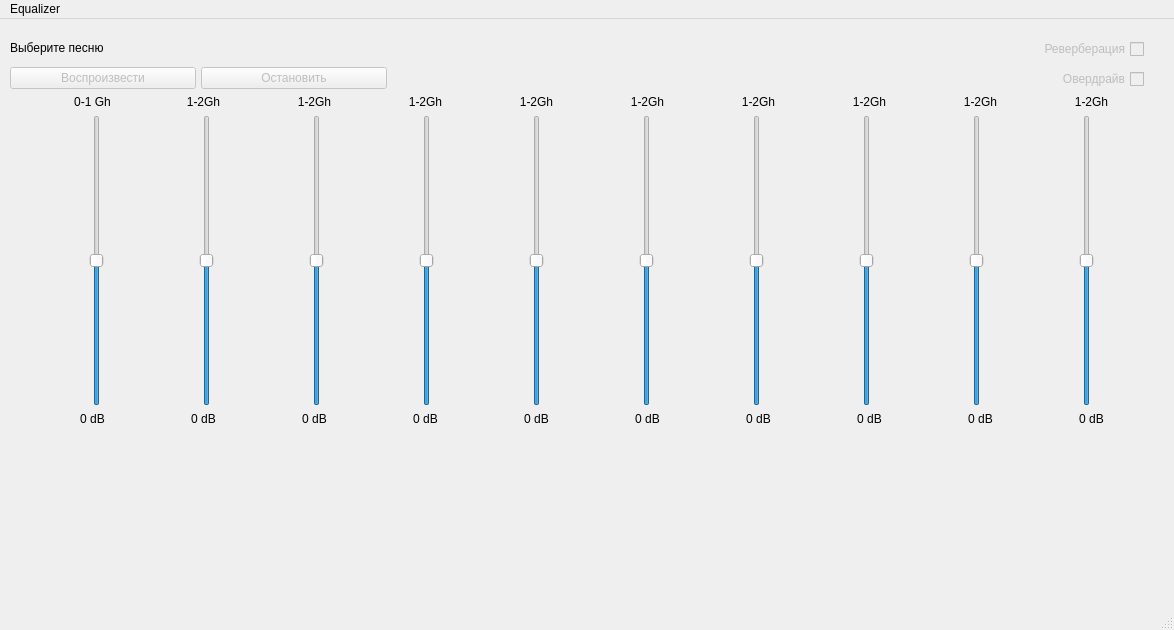
<?xml version="1.0" encoding="UTF-8"?>
<ui version="4.0">
 <class>MainWindow</class>
 <widget class="QMainWindow" name="MainWindow">
  <property name="geometry">
   <rect>
    <x>0</x>
    <y>0</y>
    <width>1174</width>
    <height>630</height>
   </rect>
  </property>
  <property name="windowTitle">
   <string>MainWindow</string>
  </property>
  <widget class="QWidget" name="centralwidget">
   <property name="enabled">
    <bool>true</bool>
   </property>
   <widget class="QWidget" name="verticalLayoutWidget_2">
    <property name="geometry">
     <rect>
      <x>0</x>
      <y>0</y>
      <width>1184</width>
      <height>581</height>
     </rect>
    </property>
    <layout class="QVBoxLayout" name="verticalLayout_2" stretch="1,0,5,0,3">
     <property name="topMargin">
      <number>20</number>
     </property>
     <item>
      <layout class="QHBoxLayout" name="horizontalLayout_3">
       <property name="spacing">
        <number>10</number>
       </property>
       <item>
        <layout class="QVBoxLayout" name="verticalLayout_5">
         <property name="leftMargin">
          <number>10</number>
         </property>
         <property name="rightMargin">
          <number>200</number>
         </property>
         <item>
          <widget class="QLabel" name="song_name_text">
           <property name="text">
            <string>Выберите песню</string>
           </property>
           <property name="margin">
            <number>10</number>
           </property>
          </widget>
         </item>
         <item>
          <layout class="QHBoxLayout" name="horizontalLayout_4">
           <property name="spacing">
            <number>5</number>
           </property>
           <property name="sizeConstraint">
            <enum>QLayout::SetDefaultConstraint</enum>
           </property>
           <property name="leftMargin">
            <number>0</number>
           </property>
           <item>
            <widget class="QPushButton" name="play_pause_button">
             <property name="enabled">
              <bool>false</bool>
             </property>
             <property name="text">
              <string>Воспроизвести</string>
             </property>
            </widget>
           </item>
           <item>
            <widget class="QPushButton" name="stop_button">
             <property name="enabled">
              <bool>false</bool>
             </property>
             <property name="text">
              <string>Остановить</string>
             </property>
            </widget>
           </item>
          </layout>
         </item>
        </layout>
       </item>
       <item>
        <layout class="QVBoxLayout" name="verticalLayout_4">
         <property name="rightMargin">
          <number>40</number>
         </property>
         <item>
          <widget class="QCheckBox" name="effect_1_checkbox">
           <property name="enabled">
            <bool>false</bool>
           </property>
           <property name="layoutDirection">
            <enum>Qt::RightToLeft</enum>
           </property>
           <property name="text">
            <string>Реверберация</string>
           </property>
          </widget>
         </item>
         <item>
          <widget class="QCheckBox" name="effect_2_checkbox">
           <property name="enabled">
            <bool>false</bool>
           </property>
           <property name="layoutDirection">
            <enum>Qt::RightToLeft</enum>
           </property>
           <property name="text">
            <string>Овердрайв</string>
           </property>
          </widget>
         </item>
        </layout>
       </item>
      </layout>
     </item>
     <item>
      <layout class="QHBoxLayout" name="freq_labels_layout">
       <property name="leftMargin">
        <number>40</number>
       </property>
       <property name="rightMargin">
        <number>40</number>
       </property>
       <item>
        <widget class="QLabel" name="label_10">
         <property name="text">
          <string>0-1 Gh</string>
         </property>
         <property name="alignment">
          <set>Qt::AlignCenter</set>
         </property>
        </widget>
       </item>
       <item>
        <widget class="QLabel" name="label_7">
         <property name="text">
          <string>1-2Gh</string>
         </property>
         <property name="alignment">
          <set>Qt::AlignCenter</set>
         </property>
        </widget>
       </item>
       <item>
        <widget class="QLabel" name="label_4">
         <property name="text">
          <string>1-2Gh</string>
         </property>
         <property name="alignment">
          <set>Qt::AlignCenter</set>
         </property>
        </widget>
       </item>
       <item>
        <widget class="QLabel" name="label_6">
         <property name="text">
          <string>1-2Gh</string>
         </property>
         <property name="alignment">
          <set>Qt::AlignCenter</set>
         </property>
        </widget>
       </item>
       <item>
        <widget class="QLabel" name="label_8">
         <property name="text">
          <string>1-2Gh</string>
         </property>
         <property name="alignment">
          <set>Qt::AlignCenter</set>
         </property>
        </widget>
       </item>
       <item>
        <widget class="QLabel" name="label_3">
         <property name="text">
          <string>1-2Gh</string>
         </property>
         <property name="alignment">
          <set>Qt::AlignCenter</set>
         </property>
        </widget>
       </item>
       <item>
        <widget class="QLabel" name="label_5">
         <property name="text">
          <string>1-2Gh</string>
         </property>
         <property name="alignment">
          <set>Qt::AlignCenter</set>
         </property>
        </widget>
       </item>
       <item>
        <widget class="QLabel" name="label_9">
         <property name="text">
          <string>1-2Gh</string>
         </property>
         <property name="alignment">
          <set>Qt::AlignCenter</set>
         </property>
        </widget>
       </item>
       <item>
        <widget class="QLabel" name="label_2">
         <property name="text">
          <string>1-2Gh</string>
         </property>
         <property name="alignment">
          <set>Qt::AlignCenter</set>
         </property>
        </widget>
       </item>
       <item>
        <widget class="QLabel" name="label">
         <property name="text">
          <string>1-2Gh</string>
         </property>
         <property name="alignment">
          <set>Qt::AlignCenter</set>
         </property>
        </widget>
       </item>
      </layout>
     </item>
     <item>
      <layout class="QHBoxLayout" name="slider_layout">
       <item>
        <widget class="QSlider" name="verticalSlider">
         <property name="minimum">
          <number>-100</number>
         </property>
         <property name="maximum">
          <number>100</number>
         </property>
         <property name="value">
          <number>0</number>
         </property>
         <property name="orientation">
          <enum>Qt::Vertical</enum>
         </property>
        </widget>
       </item>
       <item>
        <widget class="QSlider" name="verticalSlider_4">
         <property name="minimum">
          <number>-100</number>
         </property>
         <property name="maximum">
          <number>100</number>
         </property>
         <property name="orientation">
          <enum>Qt::Vertical</enum>
         </property>
        </widget>
       </item>
       <item>
        <widget class="QSlider" name="verticalSlider_3">
         <property name="minimum">
          <number>-100</number>
         </property>
         <property name="maximum">
          <number>100</number>
         </property>
         <property name="orientation">
          <enum>Qt::Vertical</enum>
         </property>
        </widget>
       </item>
       <item>
        <widget class="QSlider" name="verticalSlider_2">
         <property name="minimum">
          <number>-100</number>
         </property>
         <property name="maximum">
          <number>100</number>
         </property>
         <property name="orientation">
          <enum>Qt::Vertical</enum>
         </property>
        </widget>
       </item>
       <item>
        <widget class="QSlider" name="verticalSlider_5">
         <property name="minimum">
          <number>-100</number>
         </property>
         <property name="maximum">
          <number>100</number>
         </property>
         <property name="orientation">
          <enum>Qt::Vertical</enum>
         </property>
        </widget>
       </item>
       <item>
        <widget class="QSlider" name="verticalSlider_7">
         <property name="minimum">
          <number>-100</number>
         </property>
         <property name="maximum">
          <number>100</number>
         </property>
         <property name="orientation">
          <enum>Qt::Vertical</enum>
         </property>
        </widget>
       </item>
       <item>
        <widget class="QSlider" name="verticalSlider_10">
         <property name="minimum">
          <number>-100</number>
         </property>
         <property name="maximum">
          <number>100</number>
         </property>
         <property name="orientation">
          <enum>Qt::Vertical</enum>
         </property>
        </widget>
       </item>
       <item>
        <widget class="QSlider" name="verticalSlider_6">
         <property name="minimum">
          <number>-100</number>
         </property>
         <property name="maximum">
          <number>100</number>
         </property>
         <property name="orientation">
          <enum>Qt::Vertical</enum>
         </property>
        </widget>
       </item>
       <item>
        <widget class="QSlider" name="verticalSlider_9">
         <property name="minimum">
          <number>-100</number>
         </property>
         <property name="maximum">
          <number>100</number>
         </property>
         <property name="orientation">
          <enum>Qt::Vertical</enum>
         </property>
        </widget>
       </item>
       <item>
        <widget class="QSlider" name="verticalSlider_8">
         <property name="minimum">
          <number>-100</number>
         </property>
         <property name="maximum">
          <number>100</number>
         </property>
         <property name="orientation">
          <enum>Qt::Vertical</enum>
         </property>
        </widget>
       </item>
      </layout>
     </item>
     <item>
      <layout class="QHBoxLayout" name="freq_values_layout">
       <property name="leftMargin">
        <number>40</number>
       </property>
       <property name="rightMargin">
        <number>40</number>
       </property>
       <item>
        <widget class="QLabel" name="label_11">
         <property name="text">
          <string>0 dB</string>
         </property>
         <property name="alignment">
          <set>Qt::AlignCenter</set>
         </property>
        </widget>
       </item>
       <item>
        <widget class="QLabel" name="label_12">
         <property name="text">
          <string>0 dB</string>
         </property>
         <property name="alignment">
          <set>Qt::AlignCenter</set>
         </property>
        </widget>
       </item>
       <item>
        <widget class="QLabel" name="label_13">
         <property name="text">
          <string>0 dB</string>
         </property>
         <property name="alignment">
          <set>Qt::AlignCenter</set>
         </property>
        </widget>
       </item>
       <item>
        <widget class="QLabel" name="label_14">
         <property name="text">
          <string>0 dB</string>
         </property>
         <property name="alignment">
          <set>Qt::AlignCenter</set>
         </property>
        </widget>
       </item>
       <item>
        <widget class="QLabel" name="label_15">
         <property name="text">
          <string>0 dB</string>
         </property>
         <property name="alignment">
          <set>Qt::AlignCenter</set>
         </property>
        </widget>
       </item>
       <item>
        <widget class="QLabel" name="label_16">
         <property name="text">
          <string>0 dB</string>
         </property>
         <property name="alignment">
          <set>Qt::AlignCenter</set>
         </property>
        </widget>
       </item>
       <item>
        <widget class="QLabel" name="label_17">
         <property name="text">
          <string>0 dB</string>
         </property>
         <property name="alignment">
          <set>Qt::AlignCenter</set>
         </property>
        </widget>
       </item>
       <item>
        <widget class="QLabel" name="label_18">
         <property name="text">
          <string>0 dB</string>
         </property>
         <property name="alignment">
          <set>Qt::AlignCenter</set>
         </property>
        </widget>
       </item>
       <item>
        <widget class="QLabel" name="label_19">
         <property name="text">
          <string>0 dB</string>
         </property>
         <property name="alignment">
          <set>Qt::AlignCenter</set>
         </property>
        </widget>
       </item>
       <item>
        <widget class="QLabel" name="label_20">
         <property name="text">
          <string>0 dB</string>
         </property>
         <property name="alignment">
          <set>Qt::AlignCenter</set>
         </property>
        </widget>
       </item>
      </layout>
     </item>
     <item>
      <layout class="QHBoxLayout" name="horizontalLayout_2">
       <item>
        <spacer name="verticalSpacer">
         <property name="orientation">
          <enum>Qt::Vertical</enum>
         </property>
         <property name="sizeHint" stdset="0">
          <size>
           <width>20</width>
           <height>40</height>
          </size>
         </property>
        </spacer>
       </item>
      </layout>
     </item>
    </layout>
   </widget>
  </widget>
  <widget class="QMenuBar" name="menubar">
   <property name="geometry">
    <rect>
     <x>0</x>
     <y>0</y>
     <width>1174</width>
     <height>22</height>
    </rect>
   </property>
   <widget class="QMenu" name="menuEqualizer">
    <property name="title">
     <string>Equalizer</string>
    </property>
    <addaction name="actionNew_Music_File"/>
   </widget>
   <addaction name="menuEqualizer"/>
  </widget>
  <widget class="QStatusBar" name="statusbar"/>
  <action name="actionNew_Music_File">
   <property name="text">
    <string>New Music File</string>
   </property>
  </action>
 </widget>
 <resources/>
 <connections/>
</ui>
